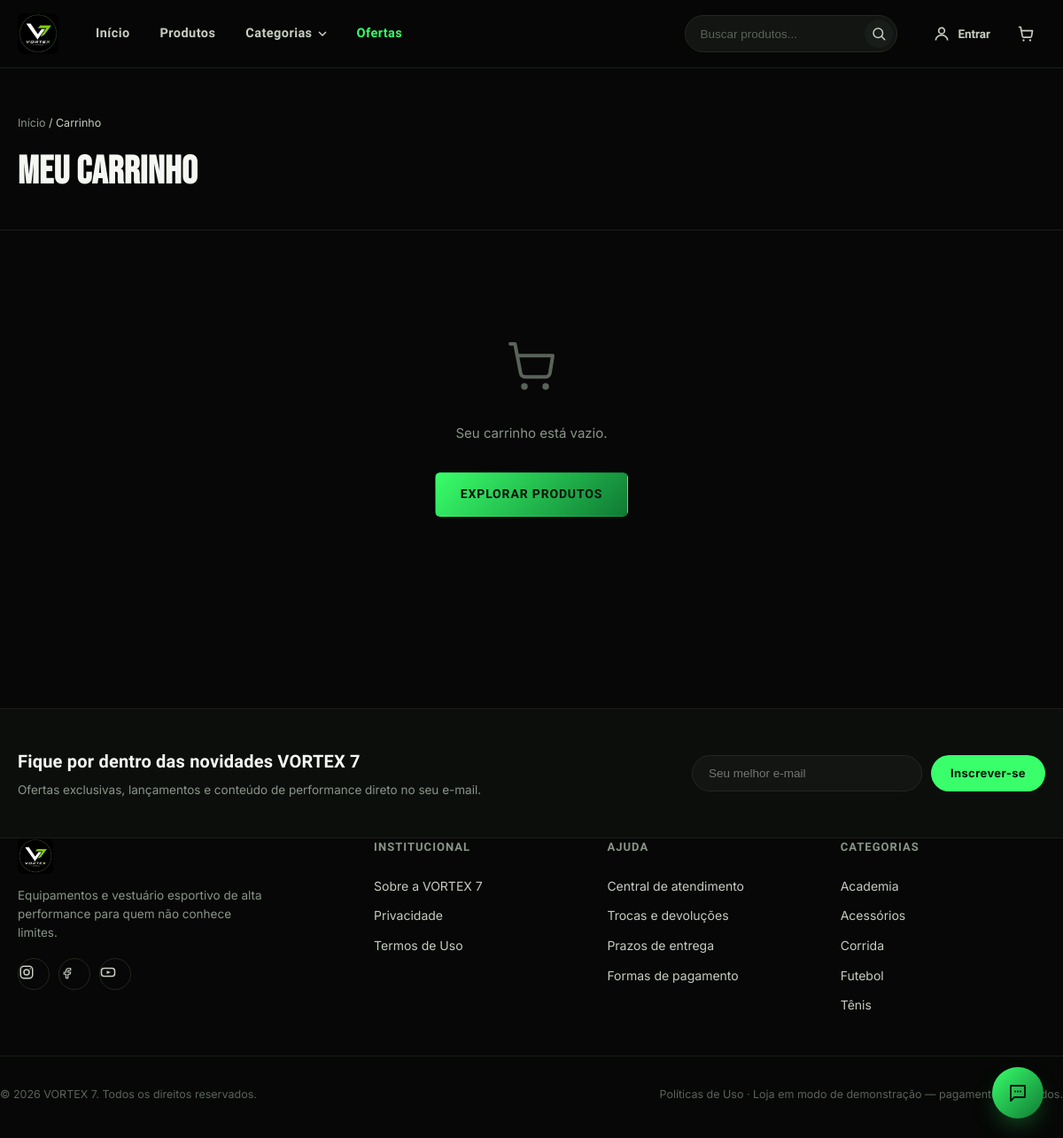
Screenshot of /vortex7/carrinho with the database file from the repository.
### tables this page shows
CREATE TABLE categories (
            id INTEGER PRIMARY KEY AUTOINCREMENT,
            name TEXT NOT NULL UNIQUE,
            slug TEXT NOT NULL UNIQUE
        );

### vortex7/routes.py (the view, shortened to what this page needs)
@app.route("/carrinho")
def carrinho():
    cart = get_cart()
    db = get_db()
    items = []
    subtotal = 0.0
    return render_template("vortex7/carrinho.html", items=items, subtotal=subtotal)

### vortex7/admin.py (called while the page is built, shortened)
@admin_bp.app_context_processor
def _admin_ctx():
    if not request.endpoint or not request.endpoint.startswith("vortex7.admin."):
        return {}

### vortex7/common.py (called while the page is built, shortened)
def get_db():
    if "db" not in g:
        g.db = sqlite3.connect(DB_PATH, timeout=15)
        g.db.row_factory = sqlite3.Row
        g.db.execute("PRAGMA foreign_keys = ON")
    return g.db

def load_settings(db=None):
    db = db or get_db()
    data = dict(DEFAULT_SETTINGS)
    for row in db.execute("SELECT key, value FROM settings"):
        data[row["key"]] = row["value"]
    return data

def verify_csrf():
    if request.method not in ("POST", "PUT", "PATCH", "DELETE"):
        return None

### vortex7/routes.py (called while the page is built)
def get_cart():
    return session.get("cart", {})

def cart_count():
    cart = get_cart()
    return sum(item["qty"] for item in cart.values())

@app.context_processor
def inject_globals():
    db = get_db()
    categories = db.execute("SELECT * FROM categories ORDER BY name").fetchall()
    return {
        "nav_categories": categories,
        "cart_count": cart_count(),
        "current_user": session.get("user_name"),
        "store_test_mode": load_settings(db).get("test_mode") == "1",
    }

### vortex7/templates/vortex7/carrinho.html (shortened to what this page needs)
{% extends "vortex7/base.html" %}
{% block content %}
<section class="page-header">
  <div class="container">
    <p class="breadcrumb"><a href="{{ url_for('vortex7.index') }}">Início</a> / <span>Carrinho</span></p>
    <h1>Meu Carrinho</h1>
  </div>
</section>
<section class="cart-section">
  <div class="container">
    {% if items %}
    <div class="cart-layout">
      <div class="cart-items">
        {% for item in items %}
        <div class="cart-item">
          <a href="{{ url_for('vortex7.produto', product_id=item.product['id']) }}" class="cart-item-img">
            <img src="{{ product_img(item.product) }}" alt="{{ item.product['name'] }}">
          </a>
          <div class="cart-item-info">
            <a href="{{ url_for('vortex7.produto', product_id=item.product['id']) }}" class="cart-item-name">{{ item.product['name'] }}</a>
            <p class="cart-item-variant">
              {% if item.size %}Tamanho: {{ item.size }}{% endif %}
              {% if item.size and item.color %} · {% endif %}
              {% if item.color %}Cor: {{ item.color }}{% endif %}
            </p>
            <p class="cart-item-price">R$ {{ item.unit_price|brl }}</p>
            <div class="cart-item-actions">
              <form action="{{ url_for('vortex7.atualizar_carrinho', key=item.key) }}" method="post" class="qty-selector qty-selector-sm">
{{ csrf_input() }}
                <button type="submit" name="quantidade" value="{{ item.qty - 1 if item.qty > 1 else 1 }}" class="qty-btn" aria-label="Diminuir">−</button>
                <input type="number" value="{{ item.qty }}" readonly>
                <button type="submit" name="quantidade" value="{{ item.qty + 1 }}" class="qty-btn" aria-label="Aumentar">+</button>
              </form>
              <form action="{{ url_for('vortex7.remover_carrinho', key=item.key) }}" method="post">
{{ csrf_input() }}
                <button type="submit" class="cart-remove-btn">Remover</button>
              </form>
            </div>
          </div>
          <div class="cart-item-total">R$ {{ item.line_total|brl }}</div>
        </div>
        {% endfor %}
      </div>
      <aside class="cart-summary">
        <h3>Calcular Frete</h3>
        <form action="{{ url_for('vortex7.calcular_frete_route') }}" method="post" class="frete-form">
{{ csrf_input() }}
          <input type="text" name="cep" placeholder="Digite seu CEP" maxlength="9" required
                 value="{{ session.get('frete', {}).get('cep', '') }}">
          <button type="submit" class="btn btn-outline">CALCULAR</button>
        </form>
        {% if session.get('frete') %}
        {% set frete = session.get('frete') %}
        <div class="frete-options">
          <label class="frete-option">
            <input type="radio" name="frete_preview" checked disabled>
            <span>PAC — {{ frete.pac_days }} dias úteis</span>
            <strong>{% if frete.frete_gratis %}GRÁTIS{% else %}R$ {{ frete.pac_price|brl }}{% endif %}</strong>
          </label>
          <label class="frete-option">
            <input type="radio" name="frete_preview" disabled>
            <span>SEDEX — {{ frete.sedex_days }} dias úteis</span>
            <strong>R$ {{ frete.sedex_price|brl }}</strong>
          </label>
        </div>
        {% if frete.frete_gratis %}
        <p class="frete-free-note">🎉 Você ganhou frete grátis nesta compra!</p>
        {% endif %}
        {% endif %}
        <h3 class="summary-title-spaced">Resumo do Pedido</h3>
        <div class="summary-row">
          <span>Subtotal</span>
          <span>R$ {{ subtotal|brl }}</span>
        </div>
        <div class="summary-row">
          <span>Frete</span>
          {% if session.get('frete') %}
          <span class="summary-free">{% if session.get('frete').frete_gratis %}Grátis{% else %}A partir de R$ {{ session.get('frete').pac_price|brl }}{% endif %}</span>
          {% else %}
          <span class="summary-free">Calcule ao lado</span>
          {% endif %}
        </div>
        <div class="summary-row summary-total">
          <span>Total</span>
          <span>R$ {{ subtotal|brl }}{% if session.get('frete') and not session.get('frete').frete_gratis %} + frete{% endif %}</span>
        </div>
        <a href="{{ url_for('vortex7.checkout') }}" class="btn btn-primary btn-lg btn-block">FINALIZAR COMPRA</a>
        <a href="{{ url_for('vortex7.produtos') }}" class="continue-shopping">← Continuar comprando</a>
      </aside>
    </div>
    {% else %}
    <div class="empty-state empty-cart">
      <p>Seu carrinho está vazio.</p>
      <a href="{{ url_for('vortex7.produtos') }}" class="btn btn-primary">EXPLORAR PRODUTOS</a>
    </div>
    {% endif %}
  </div>
</section>
{% endblock %}

### vortex7/templates/vortex7/base.html (shortened to what this page needs)
<!DOCTYPE html>
<html lang="pt-BR">
<head>
<link rel="stylesheet" href="{{ url_for('vortex7.static', filename='css/style.css') }}">
</head>
<body>
<header class="site-header" id="siteHeader">
  <div class="header-top">
    <div class="container header-inner">
      <a href="{{ url_for('vortex7.index') }}" class="brand" aria-label="VORTEX 7 - Início">
        <img src="{{ url_for('vortex7.static', filename='images/logo/logo.jpg') }}" alt="VORTEX 7" class="brand-logo">
      </a>
      <nav class="main-nav" id="mainNav">
        <a href="{{ url_for('vortex7.index') }}" class="nav-link {% if request.endpoint == 'vortex7.index' %}active{% endif %}">Início</a>
        <a href="{{ url_for('vortex7.produtos') }}" class="nav-link {% if request.endpoint == 'vortex7.produtos' %}active{% endif %}">Produtos</a>
        <div class="nav-dropdown">
          <span class="nav-link nav-dropdown-toggle">Categorias <svg width="10" height="6" viewBox="0 0 10 6" fill="none"><path d="M1 1l4 4 4-4" stroke="currentColor" stroke-width="1.5"/></svg></span>
        </div>
        <a href="{{ url_for('vortex7.ofertas') }}" class="nav-link nav-link-offer {% if request.endpoint == 'vortex7.ofertas' %}active{% endif %}">Ofertas</a>
      </nav>
      <form class="search-form" action="{{ url_for('vortex7.produtos') }}" method="get" role="search">
        <input type="text" name="q" placeholder="Buscar produtos..." value="{{ request.args.get('q','') }}" aria-label="Buscar produtos">
        <button type="submit" aria-label="Buscar">
          <svg width="18" height="18" viewBox="0 0 24 24" fill="none"><circle cx="11" cy="11" r="7" stroke="currentColor" stroke-width="2"/><path d="M21 21l-4.3-4.3" stroke="currentColor" stroke-width="2" stroke-linecap="round"/></svg>
        </button>
      </form>
      <div class="header-actions">
        {% if current_user %}
        <a href="{{ url_for('vortex7.minha_conta') }}" class="icon-btn account-btn" aria-label="Minha conta">
          <svg width="20" height="20" viewBox="0 0 24 24" fill="none"><path d="M12 12a4 4 0 100-8 4 4 0 000 8z" stroke="currentColor" stroke-width="2"/><path d="M4 21c0-4 3.6-7 8-7s8 3 8 7" stroke="currentColor" stroke-width="2"/></svg>
          <span class="account-name">{{ current_user.split(' ')[0] }}</span>
        </a>
        {% else %}
        <a href="{{ url_for('vortex7.login') }}" class="icon-btn account-btn" aria-label="Entrar">
          <svg width="20" height="20" viewBox="0 0 24 24" fill="none"><path d="M12 12a4 4 0 100-8 4 4 0 000 8z" stroke="currentColor" stroke-width="2"/><path d="M4 21c0-4 3.6-7 8-7s8 3 8 7" stroke="currentColor" stroke-width="2"/></svg>
          <span class="account-name">Entrar</span>
        </a>
        {% endif %}
        <a href="{{ url_for('vortex7.carrinho') }}" class="icon-btn cart-btn" aria-label="Carrinho">
        </a>
      </div>
    </div>
  </div>
</header>
<main id="conteudo">
{% block content %}{% endblock %}
</main>
<footer class="site-footer">
  <div class="footer-newsletter">
    <div class="container newsletter-inner">
      <div>
        <h3>Fique por dentro das novidades VORTEX 7</h3>
        <p>Ofertas exclusivas, lançamentos e conteúdo de performance direto no seu e-mail.</p>
      </div>
      <form class="newsletter-form" onsubmit="return vortexNewsletter(event)">
        <input type="email" placeholder="Seu melhor e-mail" required>
        <button type="submit">Inscrever-se</button>
      </form>
    </div>
  </div>
  <div class="container footer-main">
    <div class="footer-col footer-brand-col">
      <img src="{{ url_for('vortex7.static', filename='images/logo/logo.jpg') }}" alt="VORTEX 7" class="footer-logo">
      <p>Equipamentos e vestuário esportivo de alta performance para quem não conhece limites.</p>
      <div class="footer-social">
        <a href="#" aria-label="Instagram"><svg width="18" height="18" viewBox="0 0 24 24" fill="none"><rect x="3" y="3" width="18" height="18" rx="5" stroke="currentColor" stroke-width="2"/><circle cx="12" cy="12" r="4" stroke="currentColor" stroke-width="2"/><circle cx="17.5" cy="6.5" r="1" fill="currentColor"/></svg></a>
        <a href="#" aria-label="Facebook"><svg width="18" height="18" viewBox="0 0 24 24" fill="none"><path d="M14 9h3V6h-3a4 4 0 00-4 4v2H7v3h3v6h3v-6h3l1-3h-4v-2a1 1 0 011-1z" stroke="currentColor" stroke-width="1.6" stroke-linejoin="round"/></svg></a>
        <a href="#" aria-label="YouTube"><svg width="18" height="18" viewBox="0 0 24 24" fill="none"><rect x="2" y="6" width="20" height="12" rx="4" stroke="currentColor" stroke-width="2"/><path d="M10 9.5l6 2.5-6 2.5z" fill="currentColor"/></svg></a>
      </div>
    </div>
    <div class="footer-col">
      <h4>Institucional</h4>
      <a href="{{ url_for('vortex7.politicas') }}">Sobre a VORTEX 7</a>
      <a href="{{ url_for('vortex7.politicas') }}#privacidade">Privacidade</a>
      <a href="{{ url_for('vortex7.politicas') }}#termos">Termos de Uso</a>
    </div>
    <div class="footer-col">
      <h4>Ajuda</h4>
      <a href="{{ url_for('vortex7.atendimento') }}">Central de atendimento</a>
      <a href="{{ url_for('vortex7.politicas') }}#trocas">Trocas e devoluções</a>
      <a href="{{ url_for('vortex7.politicas') }}#envio">Prazos de entrega</a>
      <a href="{{ url_for('vortex7.politicas') }}#pagamento">Formas de pagamento</a>
    </div>
    <div class="footer-col">
      <h4>Categorias</h4>
      {% for c in nav_categories %}
      <a href="{{ url_for('vortex7.produtos', categoria=c['slug']) }}">{{ c['name'] }}</a>
      {% endfor %}
    </div>
  </div>
  <div class="container footer-bottom">
    <p>&copy; {{ 2026 }} VORTEX 7. Todos os direitos reservados.</p>
    <p class="footer-disclaimer"><a href="{{ url_for('vortex7.politicas') }}">Políticas de Uso</a>{% if store_test_mode %} · Loja em modo de demonstração — pagamentos simulados.{% endif %}</p>
  </div>
</footer>
<div class="chatbot-widget" id="chatbotWidget">
  <button class="chatbot-toggle" id="chatbotToggle" aria-label="Abrir chat de atendimento">
  </button>
</div>
</body>
</html>

### rows the page displays
categories: name "Academia"
categories: name "Acessórios"
categories: name "Corrida"
categories: name "Futebol"
categories: name "Tênis"

### other values shown
{{ 2026 }} "2026"
